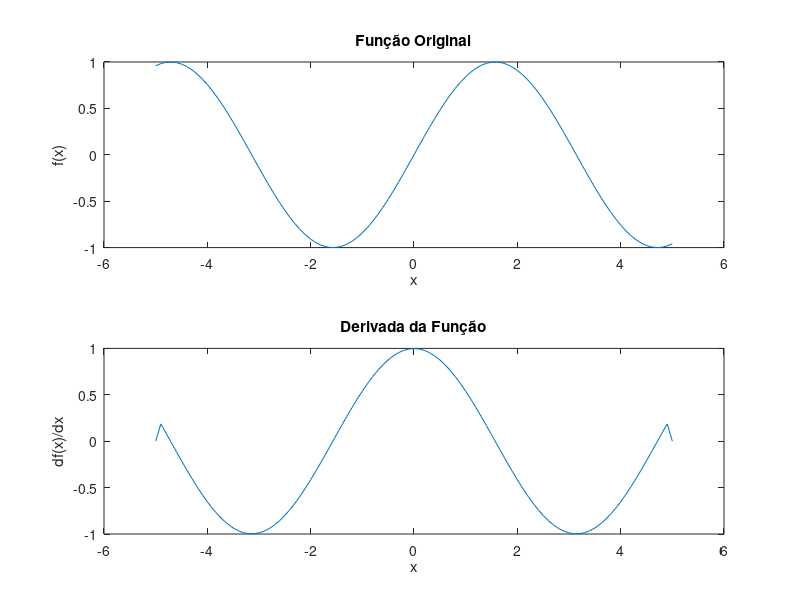

The MATLAB script that drew this image:
% Define a função
x = -5:0.1:5;
f = sin(x);

% Define o valor de h
h = 0.1;

% Calcula a derivada
df = zeros(size(f));
for i = 2:length(f)-1
    df(i) = (f(i+1) - f(i-1)) / (2*h);
end

% Plota a função e sua derivada
subplot(2,1,1)
plot(x, f)
title('Função Original')
xlabel('x')
ylabel('f(x)')
subplot(2,1,2)
plot(x, df)
title('Derivada da Função')
xlabel('x')
ylabel('df(x)/dx')

function plot_derivada(x, f, h)
% Calcula a derivada
df = zeros(size(f));
for i = 2:length(f)-1
    df(i) = (f(i+1) - f(i-1)) / (2*h);
end

% Plota a função e sua derivada
subplot(2,1,1)
plot(x, f)
title('Função Original')
xlabel('x')
ylabel('f(x)')
subplot(2,1,2)
plot(x, df)
title('Derivada da Função')
xlabel('x')
ylabel('df(x)/dx')
end
